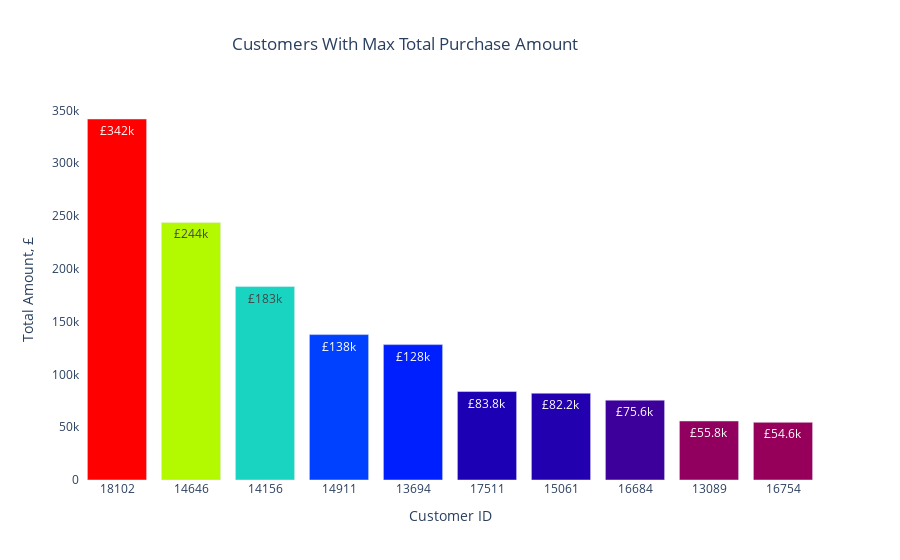

Notebook code for this chart:
### Code cell
fig = go.Figure(data=[
    go.Bar(name='Customers With Max Total Purchase Amount', 
           x=retail_customers_desc['Customer ID'].astype(str), 
           y=retail_customers_desc['Total'],
           marker_opacity=1,
           hovertext=retail_customers_desc['Country'],
           marker={'color': retail_customers_desc['Total'],
                   'colorscale': 'Rainbow'})
    ])

fig.update_traces(texttemplate='£%{y:.3s}', textposition='inside')

fig.update_layout(title='Customers With Max Total Purchase Amount',
                  title_x=0.45,
                  xaxis_title="Customer ID",
                  yaxis_title="Total Amount, £",
                  plot_bgcolor='white')
fig.show()

### Figure 1 — Plotly figure (JSON) as saved in the notebook; plotly's stock layout.template omitted (floating-point values rounded to 4 significant figures)
{"data": [{"hovertext": ["United Kingdom", "Netherlands", "EIRE", "EIRE", "United Kingdom", "United Kingdom", "United Kingdom", "United Kingdom", "United Kingdom", "United Kingdom"], "marker": {"color": [341800.0, 243900.0, 183200.0, 137700.0, 128200.0, 83760.0, 82160.0, 75610.0, 55830.0, 54560.0], "colorscale": [[0, "rgb(150,0,90)"], [0.125, "rgb(0,0,200)"], [0.25, "rgb(0,25,255)"], [0.375, "rgb(0,152,255)"], [0.5, "rgb(44,255,150)"], [0.625, "rgb(151,255,0)"], [0.75, "rgb(255,234,0)"], [0.875, "rgb(255,111,0)"], [1, "rgb(255,0,0)"]], "opacity": 1}, "name": "Customers With Max Total Purchase Amount", "textposition": "inside", "texttemplate": "£%{y:.3s}", "type": "bar", "x": ["18102", "14646", "14156", "14911", "13694", "17511", "15061", "16684", "13089", "16754"], "y": [341800.0, 243900.0, 183200.0, 137700.0, 128200.0, 83760.0, 82160.0, 75610.0, 55830.0, 54560.0]}], "layout": {"autosize": true, "plot_bgcolor": "white", "title": {"text": "Customers With Max Total Purchase Amount", "x": 0.45}, "xaxis": {"autorange": true, "range": [-0.5, 9.5], "title": {"text": "Customer ID"}, "type": "category"}, "yaxis": {"autorange": true, "range": [0, 359800.0], "title": {"text": "Total Amount, £"}, "type": "linear"}}}
